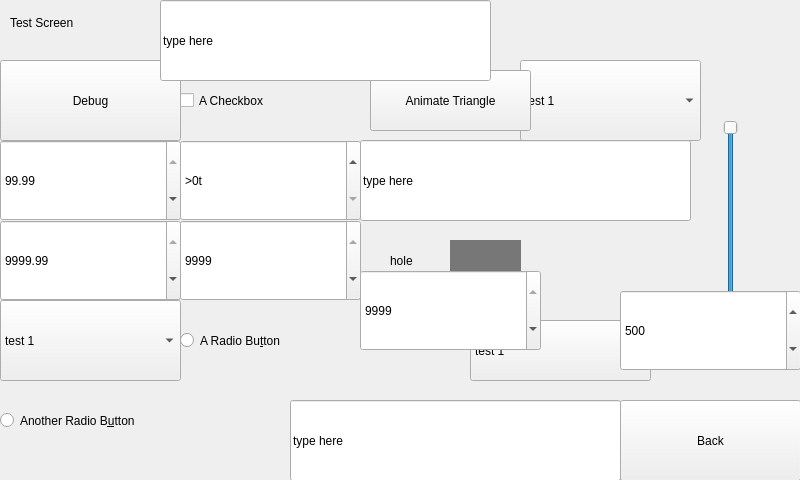
<?xml version="1.0" encoding="UTF-8"?>
<ui version="4.0">
 <class>TestWidget</class>
 <widget class="QWidget" name="TestWidget">
  <property name="geometry">
   <rect>
    <x>0</x>
    <y>0</y>
    <width>800</width>
    <height>480</height>
   </rect>
  </property>
  <property name="windowTitle">
   <string>Widget Test</string>
  </property>
  <widget class="Backdrop" name="white">
   <property name="geometry">
    <rect>
     <x>0</x>
     <y>0</y>
     <width>381</width>
     <height>481</height>
    </rect>
   </property>
  </widget>
  <widget class="HeaderLabel" name="headerlabel">
   <property name="geometry">
    <rect>
     <x>10</x>
     <y>10</y>
     <width>141</width>
     <height>25</height>
    </rect>
   </property>
   <property name="text">
    <string>Test Screen</string>
   </property>
  </widget>
  <widget class="Button" name="uiDebug">
   <property name="geometry">
    <rect>
     <x>0</x>
     <y>60</y>
     <width>181</width>
     <height>81</height>
    </rect>
   </property>
   <property name="text">
    <string>Debug</string>
   </property>
   <property name="clickMarginLeft" stdset="0">
    <enum>Button::full</enum>
   </property>
   <property name="clickMarginRight" stdset="0">
    <enum>Button::full</enum>
   </property>
   <property name="clickMarginTop" stdset="0">
    <enum>Button::full</enum>
   </property>
   <property name="clickMarginBottom" stdset="0">
    <enum>Button::full</enum>
   </property>
  </widget>
  <widget class="CheckBox" name="checkbox">
   <property name="geometry">
    <rect>
     <x>180</x>
     <y>60</y>
     <width>181</width>
     <height>81</height>
    </rect>
   </property>
   <property name="text">
    <string>A Checkbox</string>
   </property>
   <property name="clickMarginLeft" stdset="0">
    <enum>CheckBox::full</enum>
   </property>
   <property name="clickMarginRight" stdset="0">
    <enum>CheckBox::full</enum>
   </property>
   <property name="clickMarginTop" stdset="0">
    <enum>CheckBox::full</enum>
   </property>
   <property name="clickMarginBottom" stdset="0">
    <enum>CheckBox::full</enum>
   </property>
  </widget>
  <widget class="DecimalSpinBox" name="decimalspinbox">
   <property name="geometry">
    <rect>
     <x>0</x>
     <y>140</y>
     <width>181</width>
     <height>81</height>
    </rect>
   </property>
   <property name="value">
    <double>99.989999999999995</double>
   </property>
   <property name="clickMarginLeft" stdset="0">
    <enum>DecimalSpinBox::full</enum>
   </property>
   <property name="clickMarginRight" stdset="0">
    <enum>DecimalSpinBox::full</enum>
   </property>
   <property name="clickMarginTop" stdset="0">
    <enum>DecimalSpinBox::full</enum>
   </property>
   <property name="clickMarginBottom" stdset="0">
    <enum>DecimalSpinBox::full</enum>
   </property>
   <property name="units" stdset="0">
    <string>ks,s,ms,µs</string>
   </property>
  </widget>
  <widget class="SpinBox" name="spinbox">
   <property name="geometry">
    <rect>
     <x>180</x>
     <y>140</y>
     <width>181</width>
     <height>81</height>
    </rect>
   </property>
   <property name="suffix">
    <string>t</string>
   </property>
   <property name="prefix">
    <string>&gt;</string>
   </property>
   <property name="singleStep">
    <number>16</number>
   </property>
  </widget>
  <widget class="RadioButton" name="radiobutton">
   <property name="geometry">
    <rect>
     <x>180</x>
     <y>300</y>
     <width>181</width>
     <height>81</height>
    </rect>
   </property>
   <property name="text">
    <string>A Radio Bu&amp;tton</string>
   </property>
  </widget>
  <widget class="Slider" name="uiSlider">
   <property name="geometry">
    <rect>
     <x>690</x>
     <y>120</y>
     <width>81</width>
     <height>201</height>
    </rect>
   </property>
   <property name="minimum">
    <number>1000</number>
   </property>
   <property name="maximum">
    <number>1000000</number>
   </property>
   <property name="singleStep">
    <number>1000</number>
   </property>
   <property name="pageStep">
    <number>100000</number>
   </property>
   <property name="value">
    <number>500000</number>
   </property>
   <property name="sliderPosition">
    <number>500000</number>
   </property>
   <property name="tracking">
    <bool>true</bool>
   </property>
  </widget>
  <widget class="Label" name="label_2">
   <property name="geometry">
    <rect>
     <x>690</x>
     <y>320</y>
     <width>81</width>
     <height>81</height>
    </rect>
   </property>
   <property name="styleSheet">
    <string notr="true">font-size: 12px;
		</string>
   </property>
   <property name="text">
    <string>some odd %</string>
   </property>
  </widget>
  <widget class="Backdrop" name="white_2">
   <property name="geometry">
    <rect>
     <x>380</x>
     <y>280</y>
     <width>421</width>
     <height>201</height>
    </rect>
   </property>
  </widget>
  <widget class="Backdrop" name="white_3">
   <property name="geometry">
    <rect>
     <x>380</x>
     <y>0</y>
     <width>141</width>
     <height>241</height>
    </rect>
   </property>
  </widget>
  <widget class="Backdrop" name="white_4">
   <property name="geometry">
    <rect>
     <x>520</x>
     <y>0</y>
     <width>281</width>
     <height>281</height>
    </rect>
   </property>
  </widget>
  <widget class="ComboBox" name="combobox">
   <property name="geometry">
    <rect>
     <x>0</x>
     <y>300</y>
     <width>181</width>
     <height>81</height>
    </rect>
   </property>
   <item>
    <property name="text">
     <string extracomment="comment 1">test 1</string>
    </property>
   </item>
   <item>
    <property name="text">
     <string>test 2</string>
    </property>
   </item>
   <item>
    <property name="text">
     <string>test 3</string>
    </property>
   </item>
   <item>
    <property name="text">
     <string>test 444</string>
    </property>
   </item>
   <item>
    <property name="text">
     <string>test 5</string>
    </property>
   </item>
   <item>
    <property name="text">
     <string>test 6</string>
    </property>
   </item>
   <item>
    <property name="text">
     <string>test 7</string>
    </property>
   </item>
   <item>
    <property name="text">
     <string>test 8</string>
    </property>
   </item>
   <item>
    <property name="text">
     <string>test 9</string>
    </property>
   </item>
   <item>
    <property name="text">
     <string>test 10</string>
    </property>
   </item>
   <item>
    <property name="text">
     <string>test 7</string>
    </property>
   </item>
   <item>
    <property name="text">
     <string>test 8</string>
    </property>
   </item>
   <item>
    <property name="text">
     <string>test 9</string>
    </property>
   </item>
   <item>
    <property name="text">
     <string>test 10</string>
    </property>
   </item>
   <item>
    <property name="text">
     <string>test 7</string>
    </property>
   </item>
   <item>
    <property name="text">
     <string>test 8</string>
    </property>
   </item>
   <item>
    <property name="text">
     <string>test 9</string>
    </property>
   </item>
   <item>
    <property name="text">
     <string>test 10</string>
    </property>
   </item>
   <item>
    <property name="text">
     <string>test 7</string>
    </property>
   </item>
   <item>
    <property name="text">
     <string>test 8</string>
    </property>
   </item>
   <item>
    <property name="text">
     <string>test 9</string>
    </property>
   </item>
   <item>
    <property name="text">
     <string>test 10</string>
    </property>
   </item>
   <item>
    <property name="text">
     <string>test 7</string>
    </property>
   </item>
   <item>
    <property name="text">
     <string>test 8</string>
    </property>
   </item>
   <item>
    <property name="text">
     <string>test 9</string>
    </property>
   </item>
   <item>
    <property name="text">
     <string>test 10</string>
    </property>
   </item>
   <item>
    <property name="text">
     <string>test 7</string>
    </property>
   </item>
   <item>
    <property name="text">
     <string>test 8</string>
    </property>
   </item>
   <item>
    <property name="text">
     <string>test 9</string>
    </property>
   </item>
   <item>
    <property name="text">
     <string>test 10</string>
    </property>
   </item>
   <item>
    <property name="text">
     <string>test 7</string>
    </property>
   </item>
   <item>
    <property name="text">
     <string>test 8</string>
    </property>
   </item>
   <item>
    <property name="text">
     <string>test 9</string>
    </property>
   </item>
   <item>
    <property name="text">
     <string>test 10</string>
    </property>
   </item>
   <item>
    <property name="text">
     <string>test 7</string>
    </property>
   </item>
   <item>
    <property name="text">
     <string>test 8</string>
    </property>
   </item>
   <item>
    <property name="text">
     <string>test 9</string>
    </property>
   </item>
   <item>
    <property name="text">
     <string>test 10</string>
    </property>
   </item>
   <item>
    <property name="text">
     <string>test 7</string>
    </property>
   </item>
   <item>
    <property name="text">
     <string>test 8</string>
    </property>
   </item>
   <item>
    <property name="text">
     <string>test 9</string>
    </property>
   </item>
   <item>
    <property name="text">
     <string>test 10</string>
    </property>
   </item>
   <item>
    <property name="text">
     <string>test 7</string>
    </property>
   </item>
   <item>
    <property name="text">
     <string>test 8</string>
    </property>
   </item>
   <item>
    <property name="text">
     <string>test 9</string>
    </property>
   </item>
   <item>
    <property name="text">
     <string>test 10</string>
    </property>
   </item>
   <item>
    <property name="text">
     <string>test 7</string>
    </property>
   </item>
   <item>
    <property name="text">
     <string>test 8</string>
    </property>
   </item>
   <item>
    <property name="text">
     <string>test 9</string>
    </property>
   </item>
   <item>
    <property name="text">
     <string>test 10</string>
    </property>
   </item>
   <item>
    <property name="text">
     <string>test 7</string>
    </property>
   </item>
   <item>
    <property name="text">
     <string>test 8</string>
    </property>
   </item>
   <item>
    <property name="text">
     <string>test 9</string>
    </property>
   </item>
   <item>
    <property name="text">
     <string>test 10</string>
    </property>
   </item>
   <item>
    <property name="text">
     <string>test 7</string>
    </property>
   </item>
   <item>
    <property name="text">
     <string>test 8</string>
    </property>
   </item>
   <item>
    <property name="text">
     <string>test 9</string>
    </property>
   </item>
   <item>
    <property name="text">
     <string>test 10</string>
    </property>
   </item>
  </widget>
  <widget class="Label" name="label_4">
   <property name="geometry">
    <rect>
     <x>390</x>
     <y>240</y>
     <width>51</width>
     <height>41</height>
    </rect>
   </property>
   <property name="text">
    <string>hole</string>
   </property>
  </widget>
  <widget class="Button" name="uiAnimateTriangle">
   <property name="geometry">
    <rect>
     <x>370</x>
     <y>70</y>
     <width>161</width>
     <height>61</height>
    </rect>
   </property>
   <property name="text">
    <string>Animate Triangle</string>
   </property>
   <property name="clickMarginLeft" stdset="0">
    <enum>Button::half</enum>
   </property>
   <property name="clickMarginRight" stdset="0">
    <enum>Button::half</enum>
   </property>
   <property name="clickMarginTop" stdset="0">
    <enum>Button::half</enum>
   </property>
   <property name="clickMarginBottom" stdset="0">
    <enum>Button::half</enum>
   </property>
  </widget>
  <widget class="ComboBox" name="combobox_4">
   <property name="geometry">
    <rect>
     <x>520</x>
     <y>60</y>
     <width>181</width>
     <height>81</height>
    </rect>
   </property>
   <property name="clickMarginLeft" stdset="0">
    <enum>ComboBox::full</enum>
   </property>
   <property name="clickMarginRight" stdset="0">
    <enum>ComboBox::full</enum>
   </property>
   <property name="clickMarginTop" stdset="0">
    <enum>ComboBox::full</enum>
   </property>
   <property name="clickMarginBottom" stdset="0">
    <enum>ComboBox::full</enum>
   </property>
   <item>
    <property name="text">
     <string extracomment="comment 1">test 1</string>
    </property>
   </item>
   <item>
    <property name="text">
     <string>test 2</string>
    </property>
   </item>
   <item>
    <property name="text">
     <string>test 3</string>
    </property>
   </item>
   <item>
    <property name="text">
     <string>test 444</string>
    </property>
   </item>
   <item>
    <property name="text">
     <string>test 5</string>
    </property>
   </item>
   <item>
    <property name="text">
     <string>test 6</string>
    </property>
   </item>
   <item>
    <property name="text">
     <string>test 7</string>
    </property>
   </item>
   <item>
    <property name="text">
     <string>test 8</string>
    </property>
   </item>
   <item>
    <property name="text">
     <string>test 9</string>
    </property>
   </item>
   <item>
    <property name="text">
     <string>test 10</string>
    </property>
   </item>
   <item>
    <property name="text">
     <string>test 7</string>
    </property>
   </item>
   <item>
    <property name="text">
     <string>test 8</string>
    </property>
   </item>
   <item>
    <property name="text">
     <string>test 9</string>
    </property>
   </item>
   <item>
    <property name="text">
     <string>test 10</string>
    </property>
   </item>
   <item>
    <property name="text">
     <string>test 7</string>
    </property>
   </item>
   <item>
    <property name="text">
     <string>test 8</string>
    </property>
   </item>
   <item>
    <property name="text">
     <string>test 9</string>
    </property>
   </item>
   <item>
    <property name="text">
     <string>test 10</string>
    </property>
   </item>
   <item>
    <property name="text">
     <string>test 7</string>
    </property>
   </item>
   <item>
    <property name="text">
     <string>test 8</string>
    </property>
   </item>
   <item>
    <property name="text">
     <string>test 9</string>
    </property>
   </item>
   <item>
    <property name="text">
     <string>test 10</string>
    </property>
   </item>
   <item>
    <property name="text">
     <string>test 7</string>
    </property>
   </item>
   <item>
    <property name="text">
     <string>test 8</string>
    </property>
   </item>
   <item>
    <property name="text">
     <string>test 9</string>
    </property>
   </item>
   <item>
    <property name="text">
     <string>test 10</string>
    </property>
   </item>
   <item>
    <property name="text">
     <string>test 7</string>
    </property>
   </item>
   <item>
    <property name="text">
     <string>test 8</string>
    </property>
   </item>
   <item>
    <property name="text">
     <string>test 9</string>
    </property>
   </item>
   <item>
    <property name="text">
     <string>test 10</string>
    </property>
   </item>
   <item>
    <property name="text">
     <string>test 7</string>
    </property>
   </item>
   <item>
    <property name="text">
     <string>test 8</string>
    </property>
   </item>
   <item>
    <property name="text">
     <string>test 9</string>
    </property>
   </item>
   <item>
    <property name="text">
     <string>test 10</string>
    </property>
   </item>
   <item>
    <property name="text">
     <string>test 7</string>
    </property>
   </item>
   <item>
    <property name="text">
     <string>test 8</string>
    </property>
   </item>
   <item>
    <property name="text">
     <string>test 9</string>
    </property>
   </item>
   <item>
    <property name="text">
     <string>test 10</string>
    </property>
   </item>
   <item>
    <property name="text">
     <string>test 7</string>
    </property>
   </item>
   <item>
    <property name="text">
     <string>test 8</string>
    </property>
   </item>
   <item>
    <property name="text">
     <string>test 9</string>
    </property>
   </item>
   <item>
    <property name="text">
     <string>test 10</string>
    </property>
   </item>
   <item>
    <property name="text">
     <string>test 7</string>
    </property>
   </item>
   <item>
    <property name="text">
     <string>test 8</string>
    </property>
   </item>
   <item>
    <property name="text">
     <string>test 9</string>
    </property>
   </item>
   <item>
    <property name="text">
     <string>test 10</string>
    </property>
   </item>
   <item>
    <property name="text">
     <string>test 7</string>
    </property>
   </item>
   <item>
    <property name="text">
     <string>test 8</string>
    </property>
   </item>
   <item>
    <property name="text">
     <string>test 9</string>
    </property>
   </item>
   <item>
    <property name="text">
     <string>test 10</string>
    </property>
   </item>
   <item>
    <property name="text">
     <string>test 7</string>
    </property>
   </item>
   <item>
    <property name="text">
     <string>test 8</string>
    </property>
   </item>
   <item>
    <property name="text">
     <string>test 9</string>
    </property>
   </item>
   <item>
    <property name="text">
     <string>test 10</string>
    </property>
   </item>
   <item>
    <property name="text">
     <string>test 7</string>
    </property>
   </item>
   <item>
    <property name="text">
     <string>test 8</string>
    </property>
   </item>
   <item>
    <property name="text">
     <string>test 9</string>
    </property>
   </item>
   <item>
    <property name="text">
     <string>test 10</string>
    </property>
   </item>
  </widget>
  <widget class="Button" name="uiBack">
   <property name="geometry">
    <rect>
     <x>620</x>
     <y>400</y>
     <width>181</width>
     <height>81</height>
    </rect>
   </property>
   <property name="text">
    <string>Back</string>
   </property>
  </widget>
  <widget class="QLabel" name="uiTriangle">
   <property name="geometry">
    <rect>
     <x>400</x>
     <y>340</y>
     <width>111</width>
     <height>101</height>
    </rect>
   </property>
   <property name="text">
    <string/>
   </property>
   <property name="pixmap">
    <pixmap>../../../../../assets/images/rotating-triangle.svg</pixmap>
   </property>
  </widget>
  <widget class="RadioButton" name="radiobutton_2">
   <property name="geometry">
    <rect>
     <x>0</x>
     <y>380</y>
     <width>361</width>
     <height>81</height>
    </rect>
   </property>
   <property name="text">
    <string>Another Radio B&amp;utton</string>
   </property>
   <property name="clickMarginLeft" stdset="0">
    <enum>RadioButton::full</enum>
   </property>
   <property name="clickMarginRight" stdset="0">
    <enum>RadioButton::full</enum>
   </property>
   <property name="clickMarginTop" stdset="0">
    <enum>RadioButton::full</enum>
   </property>
   <property name="clickMarginBottom" stdset="0">
    <enum>RadioButton::full</enum>
   </property>
  </widget>
  <widget class="QWidget" name="widget" native="true">
   <property name="geometry">
    <rect>
     <x>450</x>
     <y>240</y>
     <width>71</width>
     <height>41</height>
    </rect>
   </property>
   <property name="styleSheet">
    <string notr="true">background: rgba(0,0,0,128)</string>
   </property>
  </widget>
  <widget class="DecimalSpinBox" name="decimalspinbox_2">
   <property name="geometry">
    <rect>
     <x>0</x>
     <y>220</y>
     <width>181</width>
     <height>81</height>
    </rect>
   </property>
   <property name="maximum">
    <double>9999.989999999999782</double>
   </property>
   <property name="value">
    <double>9999.989999999999782</double>
   </property>
  </widget>
  <widget class="SpinBox" name="spinbox_2">
   <property name="geometry">
    <rect>
     <x>180</x>
     <y>220</y>
     <width>181</width>
     <height>81</height>
    </rect>
   </property>
   <property name="maximum">
    <number>9999</number>
   </property>
   <property name="value">
    <number>9999</number>
   </property>
  </widget>
  <widget class="LineEdit" name="lineedit">
   <property name="geometry">
    <rect>
     <x>360</x>
     <y>140</y>
     <width>331</width>
     <height>81</height>
    </rect>
   </property>
   <property name="text">
    <string>type here</string>
   </property>
  </widget>
  <widget class="LineEdit" name="lineedit_2">
   <property name="geometry">
    <rect>
     <x>160</x>
     <y>0</y>
     <width>331</width>
     <height>81</height>
    </rect>
   </property>
   <property name="text">
    <string>type here</string>
   </property>
   <property name="hints" stdset="0">
    <string>/,\,\\,test,toast,🦇,﷽,ﷺ</string>
   </property>
  </widget>
  <widget class="LineEdit" name="lineedit_3">
   <property name="geometry">
    <rect>
     <x>290</x>
     <y>400</y>
     <width>331</width>
     <height>81</height>
    </rect>
   </property>
   <property name="text">
    <string>type here</string>
   </property>
  </widget>
  <widget class="ComboBox" name="combobox_2">
   <property name="geometry">
    <rect>
     <x>470</x>
     <y>320</y>
     <width>181</width>
     <height>61</height>
    </rect>
   </property>
   <property name="clickMarginTop" stdset="0">
    <enum>ComboBox::none</enum>
   </property>
   <item>
    <property name="text">
     <string extracomment="comment 1">test 1</string>
    </property>
   </item>
   <item>
    <property name="text">
     <string>test 2</string>
    </property>
   </item>
   <item>
    <property name="text">
     <string>test 3</string>
    </property>
   </item>
   <item>
    <property name="text">
     <string>test 444</string>
    </property>
   </item>
   <item>
    <property name="text">
     <string>test 5</string>
    </property>
   </item>
   <item>
    <property name="text">
     <string>test 6</string>
    </property>
   </item>
   <item>
    <property name="text">
     <string>test 7</string>
    </property>
   </item>
   <item>
    <property name="text">
     <string>test 8</string>
    </property>
   </item>
   <item>
    <property name="text">
     <string>test 9</string>
    </property>
   </item>
   <item>
    <property name="text">
     <string>test 10</string>
    </property>
   </item>
   <item>
    <property name="text">
     <string>test 7</string>
    </property>
   </item>
   <item>
    <property name="text">
     <string>test 8</string>
    </property>
   </item>
   <item>
    <property name="text">
     <string>test 9</string>
    </property>
   </item>
   <item>
    <property name="text">
     <string>test 10</string>
    </property>
   </item>
   <item>
    <property name="text">
     <string>test 7</string>
    </property>
   </item>
   <item>
    <property name="text">
     <string>test 8</string>
    </property>
   </item>
   <item>
    <property name="text">
     <string>test 9</string>
    </property>
   </item>
   <item>
    <property name="text">
     <string>test 10</string>
    </property>
   </item>
   <item>
    <property name="text">
     <string>test 7</string>
    </property>
   </item>
   <item>
    <property name="text">
     <string>test 8</string>
    </property>
   </item>
   <item>
    <property name="text">
     <string>test 9</string>
    </property>
   </item>
   <item>
    <property name="text">
     <string>test 10</string>
    </property>
   </item>
   <item>
    <property name="text">
     <string>test 7</string>
    </property>
   </item>
   <item>
    <property name="text">
     <string>test 8</string>
    </property>
   </item>
   <item>
    <property name="text">
     <string>test 9</string>
    </property>
   </item>
   <item>
    <property name="text">
     <string>test 10</string>
    </property>
   </item>
   <item>
    <property name="text">
     <string>test 7</string>
    </property>
   </item>
   <item>
    <property name="text">
     <string>test 8</string>
    </property>
   </item>
   <item>
    <property name="text">
     <string>test 9</string>
    </property>
   </item>
   <item>
    <property name="text">
     <string>test 10</string>
    </property>
   </item>
   <item>
    <property name="text">
     <string>test 7</string>
    </property>
   </item>
   <item>
    <property name="text">
     <string>test 8</string>
    </property>
   </item>
   <item>
    <property name="text">
     <string>test 9</string>
    </property>
   </item>
   <item>
    <property name="text">
     <string>test 10</string>
    </property>
   </item>
   <item>
    <property name="text">
     <string>test 7</string>
    </property>
   </item>
   <item>
    <property name="text">
     <string>test 8</string>
    </property>
   </item>
   <item>
    <property name="text">
     <string>test 9</string>
    </property>
   </item>
   <item>
    <property name="text">
     <string>test 10</string>
    </property>
   </item>
   <item>
    <property name="text">
     <string>test 7</string>
    </property>
   </item>
   <item>
    <property name="text">
     <string>test 8</string>
    </property>
   </item>
   <item>
    <property name="text">
     <string>test 9</string>
    </property>
   </item>
   <item>
    <property name="text">
     <string>test 10</string>
    </property>
   </item>
   <item>
    <property name="text">
     <string>test 7</string>
    </property>
   </item>
   <item>
    <property name="text">
     <string>test 8</string>
    </property>
   </item>
   <item>
    <property name="text">
     <string>test 9</string>
    </property>
   </item>
   <item>
    <property name="text">
     <string>test 10</string>
    </property>
   </item>
   <item>
    <property name="text">
     <string>test 7</string>
    </property>
   </item>
   <item>
    <property name="text">
     <string>test 8</string>
    </property>
   </item>
   <item>
    <property name="text">
     <string>test 9</string>
    </property>
   </item>
   <item>
    <property name="text">
     <string>test 10</string>
    </property>
   </item>
   <item>
    <property name="text">
     <string>test 7</string>
    </property>
   </item>
   <item>
    <property name="text">
     <string>test 8</string>
    </property>
   </item>
   <item>
    <property name="text">
     <string>test 9</string>
    </property>
   </item>
   <item>
    <property name="text">
     <string>test 10</string>
    </property>
   </item>
   <item>
    <property name="text">
     <string>test 7</string>
    </property>
   </item>
   <item>
    <property name="text">
     <string>test 8</string>
    </property>
   </item>
   <item>
    <property name="text">
     <string>test 9</string>
    </property>
   </item>
   <item>
    <property name="text">
     <string>test 10</string>
    </property>
   </item>
  </widget>
  <widget class="SpinBox" name="spinbox_3">
   <property name="geometry">
    <rect>
     <x>620</x>
     <y>290</y>
     <width>181</width>
     <height>81</height>
    </rect>
   </property>
   <property name="maximum">
    <number>9999</number>
   </property>
   <property name="value">
    <number>500</number>
   </property>
   <property name="units" stdset="0">
    <string>s,ms,µs,ns</string>
   </property>
  </widget>
  <widget class="SpinBox" name="spinbox_4">
   <property name="geometry">
    <rect>
     <x>360</x>
     <y>270</y>
     <width>181</width>
     <height>81</height>
    </rect>
   </property>
   <property name="maximum">
    <number>9999</number>
   </property>
   <property name="value">
    <number>9999</number>
   </property>
   <property name="units" stdset="0">
    <string>g,kg,Mg,Gg</string>
   </property>
  </widget>
  <zorder>widget</zorder>
  <zorder>white_4</zorder>
  <zorder>combobox_4</zorder>
  <zorder>white_2</zorder>
  <zorder>white</zorder>
  <zorder>white_3</zorder>
  <zorder>headerlabel</zorder>
  <zorder>checkbox</zorder>
  <zorder>decimalspinbox</zorder>
  <zorder>spinbox</zorder>
  <zorder>label_2</zorder>
  <zorder>label_4</zorder>
  <zorder>uiAnimateTriangle</zorder>
  <zorder>uiSlider</zorder>
  <zorder>uiBack</zorder>
  <zorder>uiDebug</zorder>
  <zorder>uiTriangle</zorder>
  <zorder>radiobutton_2</zorder>
  <zorder>decimalspinbox_2</zorder>
  <zorder>combobox</zorder>
  <zorder>radiobutton</zorder>
  <zorder>spinbox_2</zorder>
  <zorder>lineedit</zorder>
  <zorder>lineedit_2</zorder>
  <zorder>lineedit_3</zorder>
  <zorder>combobox_2</zorder>
  <zorder>spinbox_3</zorder>
  <zorder>spinbox_4</zorder>
 </widget>
 <customwidgets>
  <customwidget>
   <class>Backdrop</class>
   <extends>QLabel</extends>
   <header>backdrop</header>
  </customwidget>
  <customwidget>
   <class>Button</class>
   <extends>QPushButton</extends>
   <header>button</header>
  </customwidget>
  <customwidget>
   <class>CheckBox</class>
   <extends>QCheckBox</extends>
   <header>check_box</header>
  </customwidget>
  <customwidget>
   <class>ComboBox</class>
   <extends>QComboBox</extends>
   <header>combo_box</header>
  </customwidget>
  <customwidget>
   <class>DecimalSpinBox</class>
   <extends>QDoubleSpinBox</extends>
   <header>decimal_spin_box</header>
  </customwidget>
  <customwidget>
   <class>HeaderLabel</class>
   <extends>QLabel</extends>
   <header>header_label</header>
  </customwidget>
  <customwidget>
   <class>Label</class>
   <extends>QLabel</extends>
   <header>label</header>
  </customwidget>
  <customwidget>
   <class>LineEdit</class>
   <extends>QLineEdit</extends>
   <header>line_edit</header>
  </customwidget>
  <customwidget>
   <class>RadioButton</class>
   <extends>QRadioButton</extends>
   <header>radio_button</header>
  </customwidget>
  <customwidget>
   <class>Slider</class>
   <extends>QSlider</extends>
   <header>slider</header>
  </customwidget>
  <customwidget>
   <class>SpinBox</class>
   <extends>QSpinBox</extends>
   <header>spin_box</header>
  </customwidget>
 </customwidgets>
 <tabstops>
  <tabstop>uiBack</tabstop>
  <tabstop>lineedit_2</tabstop>
  <tabstop>uiDebug</tabstop>
  <tabstop>checkbox</tabstop>
  <tabstop>uiAnimateTriangle</tabstop>
  <tabstop>combobox_4</tabstop>
  <tabstop>decimalspinbox</tabstop>
  <tabstop>spinbox</tabstop>
  <tabstop>lineedit</tabstop>
  <tabstop>uiSlider</tabstop>
  <tabstop>decimalspinbox_2</tabstop>
  <tabstop>spinbox_2</tabstop>
  <tabstop>combobox</tabstop>
  <tabstop>radiobutton</tabstop>
  <tabstop>combobox_2</tabstop>
  <tabstop>radiobutton_2</tabstop>
  <tabstop>lineedit_3</tabstop>
 </tabstops>
 <resources/>
 <connections/>
</ui>
